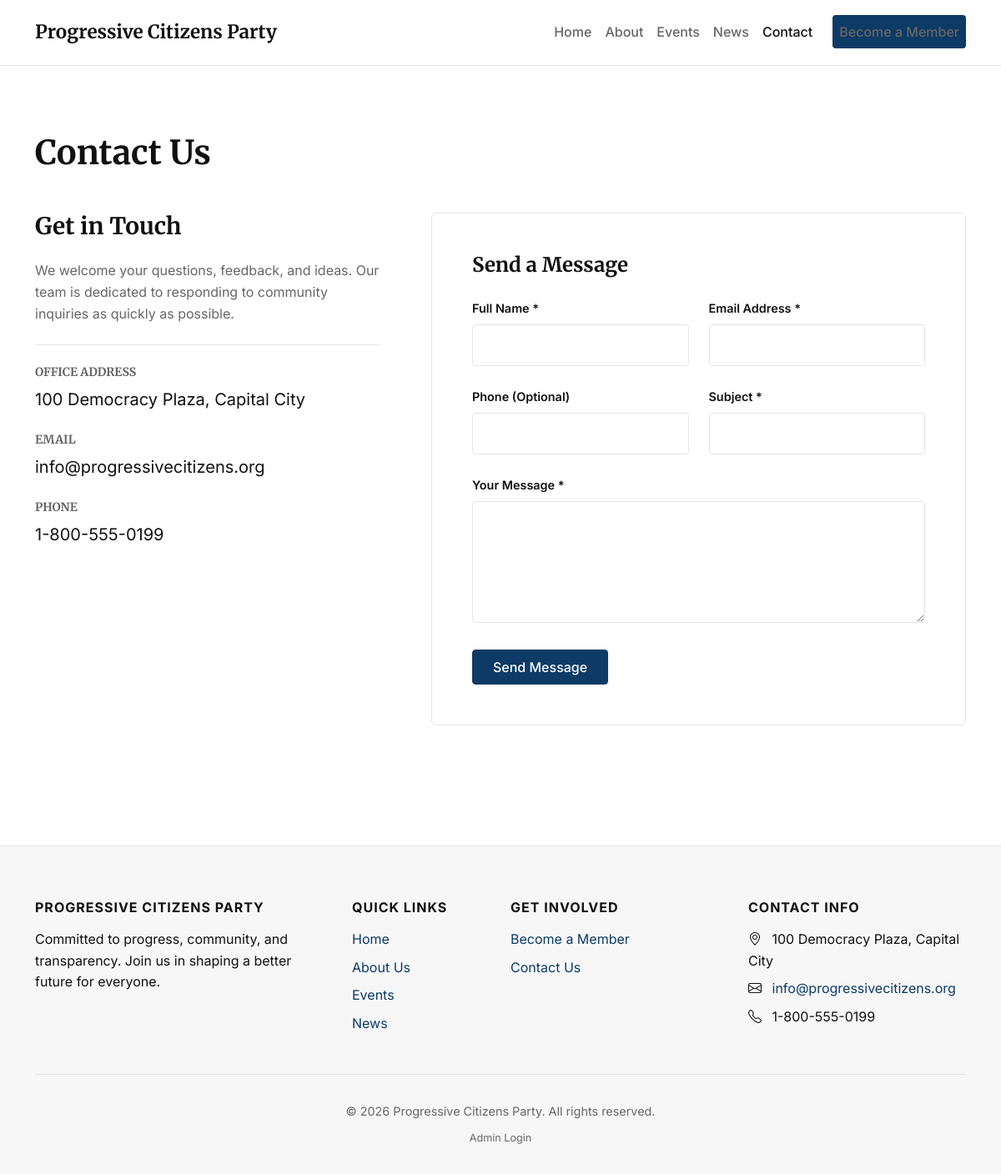
The page /contact.php on the database its author committed.
### tables this page shows
CREATE TABLE `settings` (
  `id` int(11) NOT NULL,
  `setting_key` varchar(50) NOT NULL,
  `setting_value` text DEFAULT NULL
);

### includes/functions.php (called while the page is built, shortened)
<?php
function h($string) {
    return htmlspecialchars((string)$string, ENT_QUOTES, 'UTF-8');
}
function get_setting($conn, $key) {
    $stmt = $conn->prepare("SELECT setting_value FROM settings WHERE setting_key = ?");
    $stmt->bind_param("s", $key);
    $stmt->execute();
    $result = $stmt->get_result();
    if ($row = $result->fetch_assoc()) {
        return $row['setting_value'];
    }
    return null;
}

### contact.php (the view, shortened to what this page needs)
<?php
require_once 'includes/header.php';
require_once 'includes/navbar.php';
?>
<main>
    <section class="section-padding">
        <div class="container">
            <h1 class="mb-5 text-center text-md-start">Contact Us</h1>
            <div class="row gy-5">
                <div class="col-lg-5 pe-lg-5">
                    <h3 class="font-serif mb-4">Get in Touch</h3>
                    <p class="text-muted mb-4 pb-4 border-bottom">We welcome your questions, feedback, and ideas. Our team is dedicated to responding to community inquiries as quickly as possible.</p>
                    <div class="mb-4">
                        <h6 class="text-uppercase letter-spacing-1 text-muted mb-2 small">Office Address</h6>
                        <p class="fs-5"><?= nl2br(h(get_setting($conn, 'office_address') ?? '123 Main St, Capital City')) ?></p>
                    </div>
                    <div class="mb-4">
                        <h6 class="text-uppercase letter-spacing-1 text-muted mb-2 small">Email</h6>
                        <p class="fs-5"><a href="mailto:<?= h(get_setting($conn, 'contact_email')) ?>" class="text-decoration-none text-reset"><?= h(get_setting($conn, 'contact_email') ?? 'info@party.org') ?></a></p>
                    </div>
                    <div>
                        <h6 class="text-uppercase letter-spacing-1 text-muted mb-2 small">Phone</h6>
                        <p class="fs-5"><?= h(get_setting($conn, 'contact_phone') ?? '1-800-555-0000') ?></p>
                    </div>
                </div>
                <div class="col-lg-7">
                    <div class="clean-container">
                        <h4 class="mb-4 font-serif">Send a Message</h4>
                        <form action="contact.php" method="POST">
                            <div class="row g-4">
                                <div class="col-md-6">
                                    <label class="form-label">Full Name *</label>
                                    <input type="text" class="form-control" name="name" required value="<?= h($_POST['name'] ?? '') ?>">
                                </div>
                                <div class="col-md-6">
                                    <label class="form-label">Email Address *</label>
                                    <input type="email" class="form-control" name="email" required value="<?= h($_POST['email'] ?? '') ?>">
                                </div>
                                <div class="col-md-6">
                                    <label class="form-label">Phone (Optional)</label>
                                    <input type="text" class="form-control" name="phone" value="<?= h($_POST['phone'] ?? '') ?>">
                                </div>
                                <div class="col-md-6">
                                    <label class="form-label">Subject *</label>
                                    <input type="text" class="form-control" name="subject" required value="<?= h($_POST['subject'] ?? '') ?>">
                                </div>
                                <div class="col-12">
                                    <label class="form-label">Your Message *</label>
                                    <textarea class="form-control" name="message" rows="5" required><?= h($_POST['message'] ?? '') ?></textarea>
                                </div>
                                <div class="col-12 mt-4 pt-2">
                                    <button type="submit" class="btn btn-primary px-4">Send Message</button>
                                </div>
                            </div>
                        </form>
                    </div>
                </div>
            </div>
        </div>
    </section>
</main>
<?php require_once 'includes/footer.php'; ?>

### includes/navbar.php (shortened to what this page needs)
<?php
$current_page = basename($_SERVER['PHP_SELF']);
?>
<nav class="navbar navbar-expand-lg sticky-top">
    <div class="container">
        <a class="navbar-brand" href="<?= BASE_URL ?>">
            <?= h(get_setting($conn, 'party_name') ?? APP_NAME) ?>
        </a>
        <div class="collapse navbar-collapse" id="mainNavbar">
            <ul class="navbar-nav ms-auto mb-2 mb-lg-0">
                <li class="nav-item">
                    <a class="nav-link <?= $current_page == 'index.php' ? 'active' : '' ?>" href="<?= BASE_URL ?>">Home</a>
                </li>
                <li class="nav-item">
                    <a class="nav-link <?= $current_page == 'about.php' ? 'active' : '' ?>" href="<?= BASE_URL ?>about.php">About</a>
                </li>
                <li class="nav-item">
                    <a class="nav-link <?= $current_page == 'events.php' ? 'active' : '' ?>" href="<?= BASE_URL ?>events.php">Events</a>
                </li>
                <li class="nav-item">
                    <a class="nav-link <?= $current_page == 'news.php' ? 'active' : '' ?>" href="<?= BASE_URL ?>news.php">News</a>
                </li>
                <li class="nav-item">
                    <a class="nav-link <?= $current_page == 'contact.php' ? 'active' : '' ?>" href="<?= BASE_URL ?>contact.php">Contact</a>
                </li>
                <li class="nav-item ms-lg-3">
                    <a class="btn btn-primary nav-link text-white" href="<?= BASE_URL ?>membership.php">Become a Member</a>
                </li>
            </ul>
        </div>
    </div>
</nav>

### includes/footer.php (shortened to what this page needs)
    <footer class="site-footer">
        <div class="container">
            <div class="row gy-4">
                <div class="col-lg-4 col-md-6">
                    <h5 class="mb-3"><?= h(get_setting($conn, 'party_name') ?? APP_NAME) ?></h5>
                    <p>Committed to progress, community, and transparency. Join us in shaping a better future for everyone.</p>
                </div>
                <div class="col-lg-2 col-md-6">
                    <h5 class="mb-3">Quick Links</h5>
                    <ul class="list-unstyled">
                        <li class="mb-2"><a href="<?= BASE_URL ?>">Home</a></li>
                        <li class="mb-2"><a href="<?= BASE_URL ?>about.php">About Us</a></li>
                        <li class="mb-2"><a href="<?= BASE_URL ?>events.php">Events</a></li>
                        <li class="mb-2"><a href="<?= BASE_URL ?>news.php">News</a></li>
                    </ul>
                </div>
                <div class="col-lg-3 col-md-6">
                    <h5 class="mb-3">Get Involved</h5>
                    <ul class="list-unstyled">
                        <li class="mb-2"><a href="<?= BASE_URL ?>membership.php">Become a Member</a></li>
                        <li class="mb-2"><a href="<?= BASE_URL ?>contact.php">Contact Us</a></li>
                    </ul>
                </div>
                <div class="col-lg-3 col-md-6">
                    <h5 class="mb-3">Contact Info</h5>
                    <ul class="list-unstyled">
                        <li class="mb-2"><i class="bi bi-geo-alt me-2"></i> <?= h(get_setting($conn, 'office_address')) ?></li>
                        <li class="mb-2"><i class="bi bi-envelope me-2"></i> <a href="mailto:<?= h(get_setting($conn, 'contact_email')) ?>"><?= h(get_setting($conn, 'contact_email')) ?></a></li>
                        <li class="mb-2"><i class="bi bi-telephone me-2"></i> <?= h(get_setting($conn, 'contact_phone')) ?></li>
                    </ul>
                </div>
            </div>
            <div class="footer-bottom text-center">
                <p class="mb-0">&copy; <?= date('Y') ?> <?= h(get_setting($conn, 'party_name') ?? APP_NAME) ?>. All rights reserved.</p>
                <div class="mt-2">
                    <small><a href="<?= BASE_URL ?>admin/login.php" class="text-muted text-decoration-none">Admin Login</a></small>
                </div>
            </div>
        </div>
    </footer>
</body>
</html>

### assets/css/style.css (style rules this page uses)
:root { --bg-color: #ffffff; --text-color: #111111; --text-muted: #666666; --border-color: #e5e5e5; --surface-color: #f7f7f7; --primary-color: #0d3b66; --font-sans: 'Inter', -apple-system, BlinkMacSystemFont, "Segoe UI", Roboto, "Helvetica Neue", Arial, sans-serif; --font-serif: 'Merriweather', Georgia, "Times New Roman", serif; --border-radius-sm: 2px; --border-radius-md: 4px; --border-radius-lg: 6px; }
body { background-color: var(--bg-color); color: var(--text-color); font-family: var(--font-sans); line-height: 1.6; -webkit-font-smoothing: antialiased; margin: 0; padding: 0; }
h1, h2, h3, h4, h5, h6 { font-family: var(--font-serif); font-weight: 700; color: var(--text-color); margin-bottom: 1rem; line-height: 1.2; }
a { color: var(--primary-color); text-decoration: none; transition: color 0.2s ease; }
.text-muted { color: var(--text-muted) !important; }
.border-bottom { border-bottom-color: var(--border-color) !important; }
.btn { border-radius: var(--border-radius-md); padding: 0.5rem 1.2rem; font-weight: 500; transition: all 0.2s ease; text-transform: none; }
.btn-primary { background-color: var(--primary-color); border-color: var(--primary-color); color: #ffffff; }
.form-control, .form-select { background-color: var(--bg-color); color: var(--text-color); border: 1px solid var(--border-color); border-radius: var(--border-radius-md); padding: 0.75rem 1rem; }
.form-label { font-weight: 600; font-size: 0.9rem; color: var(--text-color); margin-bottom: 0.5rem; }
.navbar { background-color: var(--bg-color); border-bottom: 1px solid var(--border-color); padding: 1rem 0; }
.navbar-brand { font-family: var(--font-serif); font-weight: bold; color: var(--text-color) !important; font-size: 1.4rem; }
.nav-link { color: var(--text-muted) !important; font-weight: 500; }
.nav-link:hover, .nav-link.active { color: var(--text-color) !important; }
.section-padding { padding: 4rem 0; }
.clean-container { background-color: var(--bg-color); border: 1px solid var(--border-color); border-radius: var(--border-radius-lg); padding: 2rem 1.5rem; transition: border-color 0.3s ease; }
.site-footer { background-color: var(--surface-color); border-top: 1px solid var(--border-color); padding: 4rem 0 2rem; margin-top: 4rem; }
.site-footer h5 { font-family: var(--font-sans); font-size: 1rem; text-transform: uppercase; letter-spacing: 1px; margin-bottom: 1.5rem; }
.site-footer ul { padding-left: 0; list-style: none; }
.site-footer ul li { margin-bottom: 0.8rem; }
.footer-bottom { border-top: 1px solid var(--border-color); padding-top: 2rem; margin-top: 2rem; font-size: 0.9rem; color: var(--text-muted); }
@media (min-width: 768px) { .section-padding { padding: 5rem 0; } }
@media (min-width: 768px) { .clean-container { padding: 3rem; } }

### rows shown on the page
settings: setting_value "Progressive Citizens Party", setting_value "PROGRESSIVE CITIZENS PARTY"
settings: setting_value "100 Democracy Plaza, Capital City"
settings: setting_value "info@progressivecitizens.org"
settings: setting_value "1-800-555-0199"
